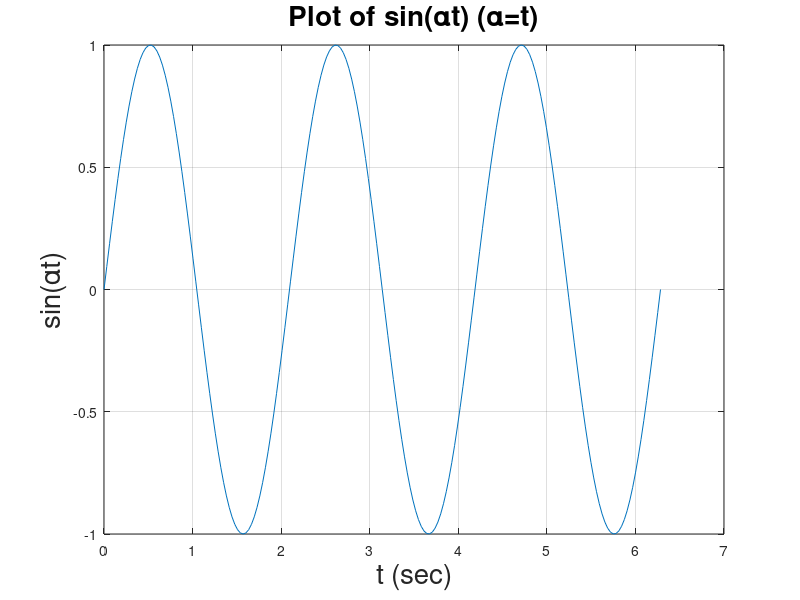

Reproduce this figure in MATLAB.
t=0:0.01*pi:2*pi;
alpha = 3;
y = sin(alpha*t);
plot(t,y)
grid
title('Plot of sin(\alphat) (\alpha=t)', 'Fontsize',20)
xlabel('t (sec)','Fontsize', 20)
ylabel('sin(\alphat)','Fontsize',20)